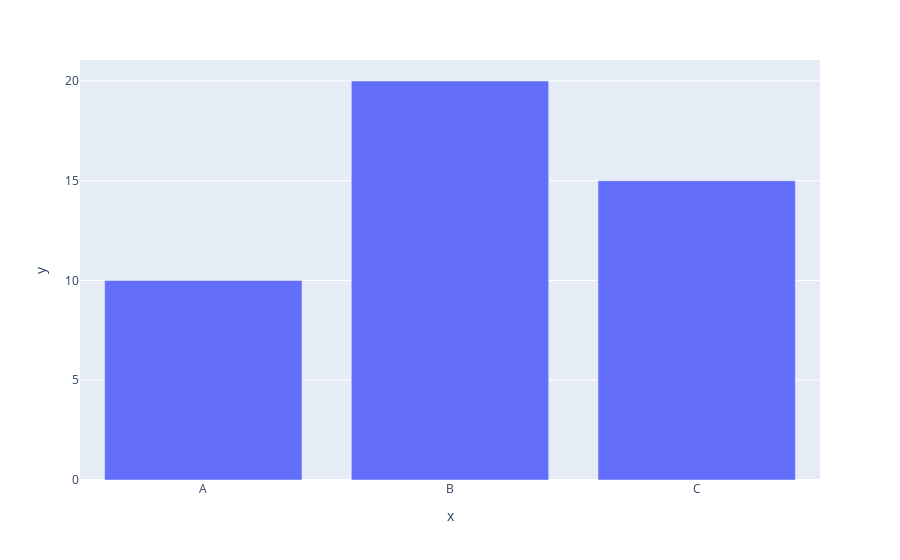

The cell this chart's notebook holds for it:
### Markdown cell above
- **Bar Chart**:

  Represent categorical data with rectangular bars.

### Code cell
# Data for Bar chart
x=['A', 'B', 'C']
y=[10, 20, 15]

# Bar Chart
fig = px.bar(x=['A', 'B', 'C'], y=[10, 20, 15])
fig.show()

### Figure 1 — Plotly figure (JSON) as saved in the notebook; plotly's stock layout.template omitted (floating-point values rounded to 4 significant figures)
{"data": [{"hovertemplate": "x=%{x}<br>y=%{y}<extra></extra>", "legendgroup": "", "marker": {"color": "#636efa", "pattern": {"shape": ""}}, "name": "", "orientation": "v", "showlegend": false, "textposition": "auto", "type": "bar", "x": ["A", "B", "C"], "xaxis": "x", "y": [10, 20, 15], "yaxis": "y"}], "layout": {"barmode": "relative", "legend": {"tracegroupgap": 0}, "margin": {"t": 60}, "xaxis": {"anchor": "y", "domain": [0, 1], "title": {"text": "x"}}, "yaxis": {"anchor": "x", "domain": [0, 1], "title": {"text": "y"}}}}
